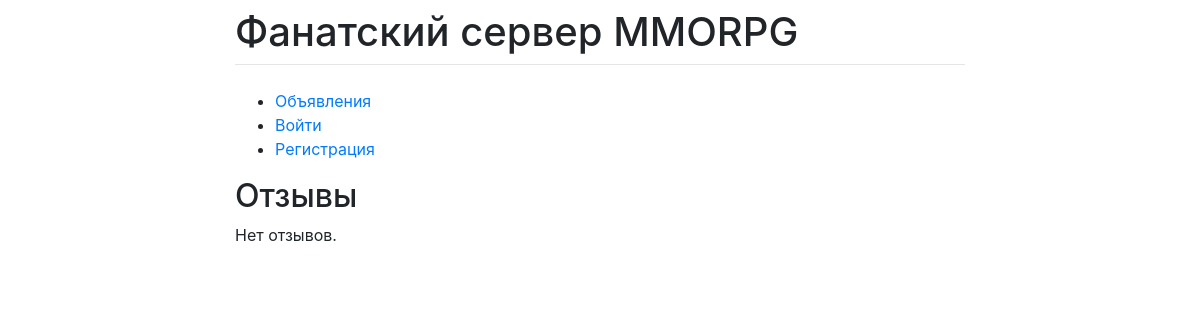
Page /post/2/responses/ on the earlier database version.
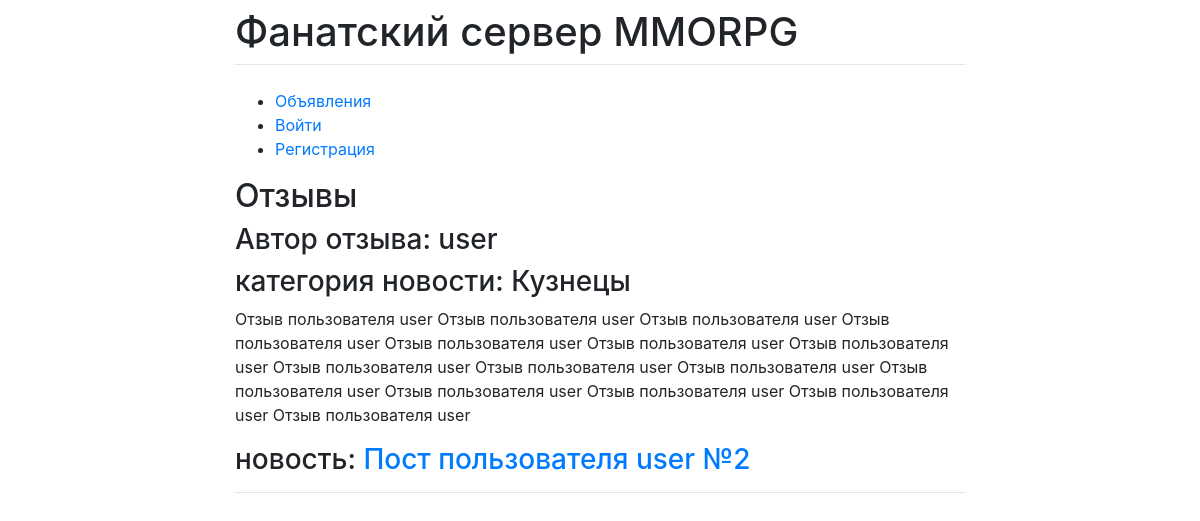
Same page on the later database version.
### guild/models.py (models this page shows, shortened)
class Response(models.Model):
    post = models.ForeignKey(Post, related_name='responses', on_delete=models.CASCADE)
    author = models.ForeignKey(Profile, on_delete=models.CASCADE)
    content = models.TextField()
    created_at = models.DateTimeField(auto_now_add=True)
    is_approved = models.BooleanField(default=False)

class Profile(models.Model):
    user = models.OneToOneField(User, on_delete=models.CASCADE)
    email_confirmed = models.BooleanField(default=False)
    avatar = models.ImageField(upload_to='images/', null=True, blank=True)
    BIO_CHOICES = [
        ('F', 'Female'),
        ('M', 'Male'),
    ]
    bio = models.CharField(max_length=1, choices=BIO_CHOICES, default='M')
    one_time_password = models.CharField(max_length=10, null=True, blank=True)

class Post(models.Model):
    author = models.ForeignKey(Profile, on_delete=models.CASCADE)
    title = models.CharField(max_length=255)
    content = models.TextField()
    category = models.ForeignKey(Category, on_delete=models.CASCADE)
    created_at = models.DateTimeField(auto_now_add=True)
    updated_at = models.DateTimeField(auto_now=True)
    image = models.ImageField(upload_to='images/', null=True, blank=True)

class Category(models.Model):
    name = models.CharField(max_length=100)
    subscribes = models.ManyToManyField(Profile, related_name='categories', through='Subscription')
    is_active = models.BooleanField(default=True)

### guild/views.py (the view)
# urls.py: path('post/<int:post_pk>/responses/', ResponseView.as_view(), name='response-list'),
class ResponseView(ListView):
    model = Response
    context_object_name = 'responses'
    template_name = 'responses/response_list.html'
    def get_queryset(self):
        post_id = self.kwargs['post_pk']
        return Response.objects.filter(post__id=post_id, is_approved=True)

### templates/responses/response_list.html
{% extends 'flatpages/base.html' %}
{% load crispy_forms_tags %}
{% load i18n %}
{% block content %}
    <h2>Отзывы</h2>
    {% for response in responses %}
        <div class="response">
            <h3>Автор отзыва: {{ response.author.user.username }}</h3>
            <h3>категория новости: {{ response.post.category.name }}</h3>
            <p>{{ response.content }}</p>
            <h3>новость: <a href="{% url 'post-detail' pk=response.post.pk %}">{{ response.post.title }}</a></h3>
            <hr>
        </div>
    {% empty %}
        <p>Нет отзывов.</p>
    {% endfor %}
{% endblock %}

Differences in the rows shown:
added Response: author.user.username "user", post.category.name "Кузнецы", content "Отзыв пользователя user Отзыв пользователя user Отзыв пользователя user Отзыв пользователя user Отзыв пользователя user Отзыв пользователя user Отзыв пользователя user Отзыв пользователя user Отзыв пользователя user Отзыв пользователя user Отзыв пользователя user Отзыв пользователя user Отзыв пользователя user Отзыв пользователя user Отзыв пользователя user", post "Пост пользователя user №2"
Other differences:
text no longer shown: "Нет отзывов."
